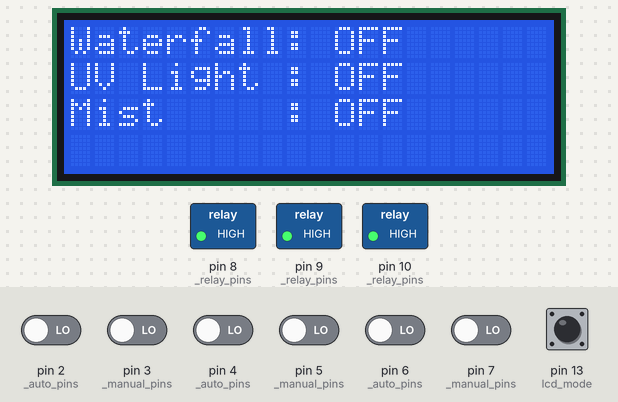
Simulated run of this sketch. Board: Arduino Uno, built with avr-gcc and run on an emulated ATmega328P. On the bench: 20×4 character LCD, switched loads named in the sketch (green lamp = pin HIGH). The inputs (shaded band) are chosen by the test bench; at power-on: pin 13 (lcd_mode) HIGH, pin 2 (_auto_pins), pin 3 (_manual_pins), pin 4 (_auto_pins), pin 5 (_manual_pins), pin 6 (_auto_pins), pin 7 (_manual_pins) LOW. The local clock reads 2024-03-15 10:24:30 at power-on unless the sketch sets it; what the sketch prints to the serial monitor is not drawn.

Above: at 1.2 s.
1.3 s: pin 2 (_auto_pins) driven HIGH
At 1.9 s:
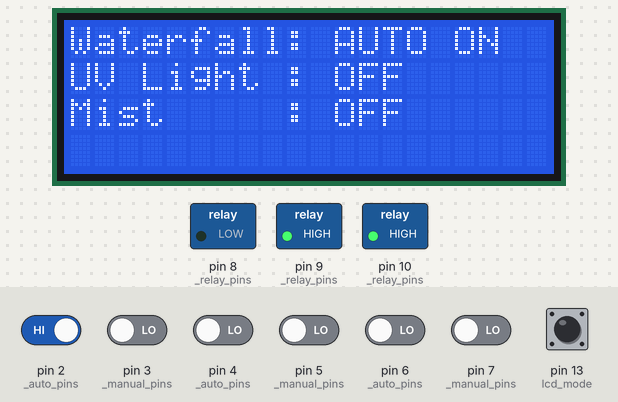
2.8 s: pin 4 (_auto_pins) driven HIGH
At 4.0 s:
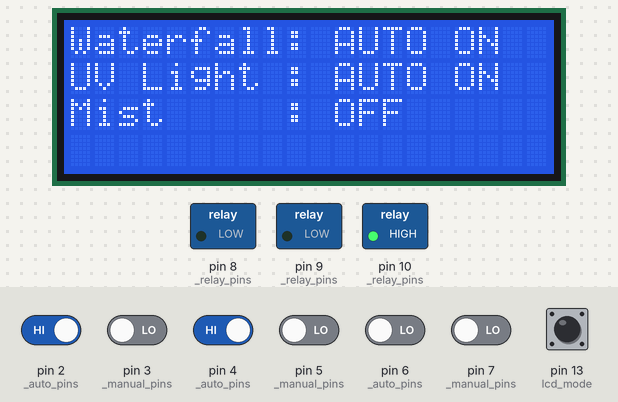
4.3 s: pin 7 (_manual_pins) driven HIGH
At 4.8 s:
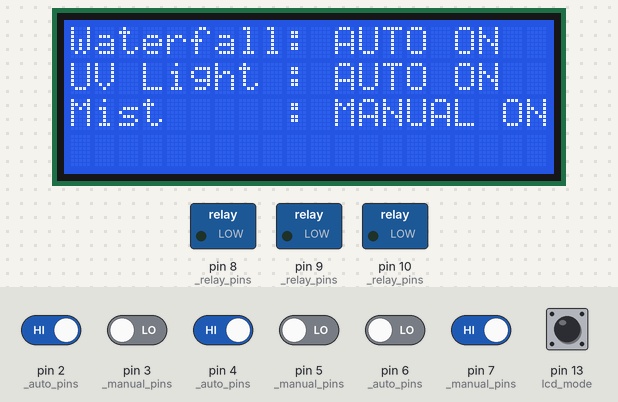
5.8 s: pin 2 (_auto_pins) driven LOW
At 6.2 s:
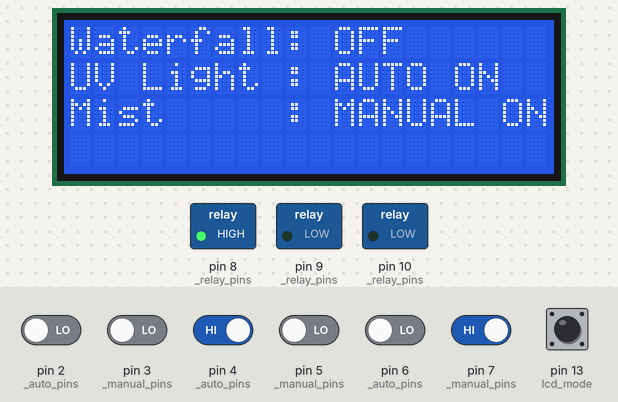
7.3 s: pin 4 (_auto_pins) driven LOW
At 8.3 s:
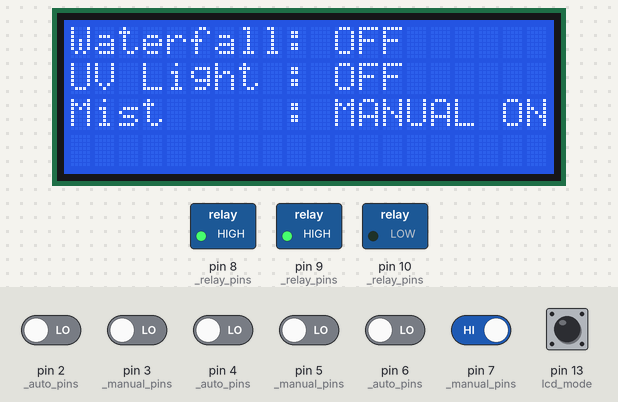
8.8 s: pin 3 (_manual_pins) driven HIGH
At 9.7 s:
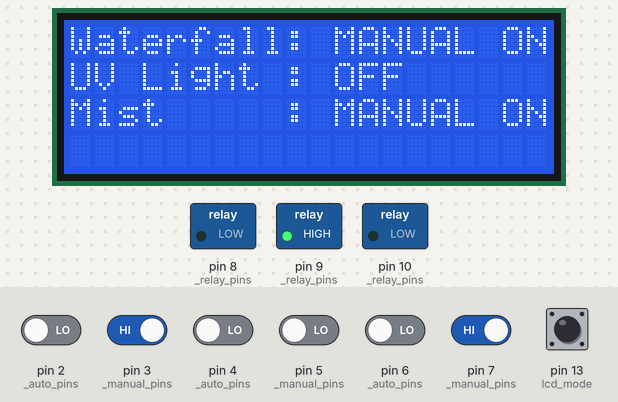
Timing chart, 0 to 11.3 s (numbered marks = the images above; inputs shaded):
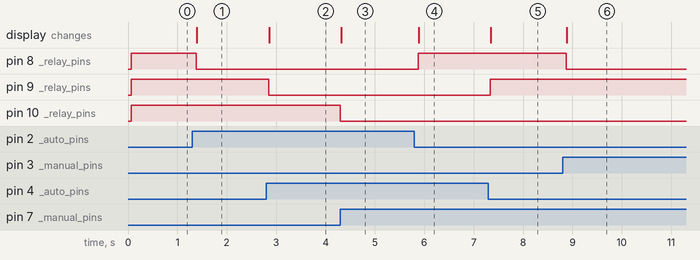

Measured:
- after the input at 1.3 s, pin 8 (_relay_pins): HIGH → LOW after 0.08 s; the display: changes after 0.09 s (image 1)
- after the input at 2.8 s, pin 9 (_relay_pins): HIGH → LOW after 0.05 s; the display: changes after 0.06 s (image 2)
- after the input at 4.3 s, pin 10 (_relay_pins): HIGH → LOW at once; the display: changes at once (image 3)
- after the input at 5.8 s, pin 8 (_relay_pins): LOW → HIGH after 0.07 s; the display: changes after 0.09 s (image 4)
- after the input at 7.3 s, pin 9 (_relay_pins): LOW → HIGH at once; the display: changes after 0.05 s (image 5)
- after the input at 8.8 s, pin 8 (_relay_pins): HIGH → LOW after 0.08 s; the display: changes after 0.09 s (image 6)

The sketch:

hood_control.ino
```cpp
// Relays are active low (set pins to low to turn relay on)
#include <Wire.h>
#include "RTClib.h"
#include "relay.h"
#include "constants.h"
#include "sun.h"
#include <LiquidCrystal.h>
LiquidCrystal lcd(12, 11, A0, A1, A2, A3);

// print to serial port
#define debugprint Serial.print
#define debugprintln Serial.println
// turn of printing
//#define debugprint //
//#define debugprintln //

RTC_DS1307 RTC;
//DateTime now = RTC.now();

void rtc_setup();
void print_time();
void lcd_print();

//void auto_mode(int relay_ID, int relay_pin);

//============ SETUP ================
void setup() {
  Serial.begin(57600);
  lcd.clear();
  lcd.begin(20,4);
  //setup pins
  pin_setup();
  debugprintln("Pins setup");
  //set up RTC
  rtc_setup();
  debugprintln("RTC setup");
}

//=========== MAIN LOOP ==============
void loop() {
  DateTime now = RTC.now();
  if (now.day() != sun->today){
    debugprintln("Enjoy the new day!");
    debugprint("It is now ");
    print_time();

    // screen would go funky after midnight I think, so  hopfully this will help
    lcd.clear();
    delay(100);

    sun->day_of_year = days_in_month[now.month()-1] + now.day();
    sun->rise = A[0]*sin(B*(sun->day_of_year - C[0]))+D[0];
    sun->set = A[1]*sin(B*(sun->day_of_year - C[1]))+D[1];
    sun->today = now.day();
    morning_misted = false;
    evening_misted = false;
    debugprint("Today's sunrise time: ");
    debugprintln(sun->rise);
    debugprint("Today's sunset time: ");
    debugprintln(sun->set);
  }

  //-------------check switch state
  for (int ii=0; ii<3; ii++){
    switch_state(ii);
  }

  lcd_print();
  delay(100); // delay for switch debouncing and to see lcd
}

//================================ Functions ==========================================
void rtc_setup(){
  // Set RTC
  Wire.begin();
  RTC.begin();
  DateTime now = RTC.now();

  if (! RTC.isrunning()) {
    debugprintln("RTC is NOT running!");
    // following line sets the RTC to the date & time this sketch was compiled
    RTC.adjust(DateTime(__DATE__, __TIME__));
  }

  // set sun variables
  sun->day_of_year = days_in_month[now.month()-1] + now.day();
  sun->rise = A[0]*sin(B*(sun->day_of_year - C[0]))+D[0];
  sun->set = A[1]*sin(B*(sun->day_of_year - C[1]))+D[1];
  sun->today = now.day();

  debugprint("Today's sunrise time: ");
  debugprint(floor(sun->rise/60));
  debugprint(":");
  debugprintln(sun->rise%60);

  debugprint("Today's sunset time: ");
  debugprint(floor(sun->set/60));
  debugprint(":");
  debugprintln(sun->set%60);
}

void print_time(){
  DateTime now = RTC.now();
  debugprint(now.year(), DEC);
  debugprint('/');
  debugprint(now.month(), DEC);
  debugprint('/');
  debugprint(now.day(), DEC);
  debugprint(' ');
  debugprint(now.hour(), DEC);
  debugprint(':');
  debugprint(now.minute(), DEC);
  debugprint(':');
  debugprint(now.second(), DEC);
  //debugprintln("--------------------------------------");
}

void auto_mode(int relay_ID, int relay_pin) {
  DateTime now = RTC.now();
  sun->current_minutes = now.hour() * 60 + now.minute();
  debugprint("Current minute of the day: ");
  debugprintln(sun->current_minutes);

  // Check which relay is being switched
  switch (relay_ID){
    // ---------WATERFALL AUTO MODE---------
    case 0:
      debugprintln("WATERFALL AUTO CASE ACTIVATED");
      if (sun->current_minutes > sun->rise && sun->current_minutes < sun->set){
        digitalWrite(relay_pin, LOW); //active low relays
      }
      else {
        digitalWrite(relay_pin, HIGH);
      }
      break;

    // ------------UV AUTO MODE-------------
    case 1:
      debugprintln("UV AUTO CASE ACTIVATED");
      if (sun->current_minutes > sun->rise && sun->current_minutes < sun->set){
        digitalWrite(relay_pin, LOW); //active low relays
      }
      else {
        digitalWrite(relay_pin, HIGH);
      }
      break;

    // -----------MIST AUTO MODE------------
    case 2:
      debugprintln("MIST AUTO CASE ACTIVATED");
      if (sun->current_minutes > sun->rise && morning_misted == false) {   //morning misting
        digitalWrite(relay_pin, LOW); //active low relays
        delay(mist_length);
        digitalWrite(relay_pin, HIGH);
        morning_misted = true;
      }
      else if (sun->current_minutes > sun->set && evening_misted == false) { //evening misting
        digitalWrite(relay_pin, LOW); //active low relays
        delay(mist_length);
        digitalWrite(relay_pin, HIGH);
        evening_misted = true;
      }
      // boolean misted gets reset at start of new day in main loop
      break;

    // ---default if no other case matches---
    default:
      debugprintln("ERROR: AUTO MODE - NO CASE MATCH");
      digitalWrite(relay_pin, HIGH);
      break;
  }
}

void lcd_print() {
  DateTime now = RTC.now();
  if(digitalRead(lcd_mode) == LOW){ // print default screen
    if(lcd_switch == 1){
      lcd.clear();
      lcd_switch = 0;
    }
    lcd.setCursor(0,0);
    lcd.print("Property of Skittles");

    // Date and Time
    lcd.setCursor(0,1);
    lcd.print(now.year(), DEC);
    lcd.print('/');
    lcd.print(now.month(), DEC);
    lcd.print('/');
    lcd.print(now.day(), DEC);
    lcd.print(' ');
    lcd.print(now.hour(), DEC);
    lcd.print(':');
    lcd.print(now.minute(), DEC);
    lcd.print(':');
    lcd.print(now.second(), DEC);

    // Sunrise time
    lcd.setCursor(0,2);
    lcd.print("Sunrise:   ");
    lcd.print(floor(sun->rise/60));
    lcd.setCursor(12,2);
    lcd.print(":");
    lcd.print(sun->rise%60);

    // Sunset time
    lcd.setCursor(0,3);
    lcd.print("Sunset :  ");
    lcd.print(floor(sun->set/60));
    lcd.setCursor(12,3);
    lcd.print(":");
    lcd.print(sun->set%60);
  }
  else{
    if(lcd_switch == 0 || switch_case_sum != waterfall->switch_case + uv->switch_case + mist->switch_case ){
      lcd.clear();
      lcd_switch = 1;
    }

    lcd.setCursor(0,0);
    lcd.print("Waterfall: ");
    lcd.print(switch_status[waterfall->switch_case]);

    lcd.setCursor(0,1);
    lcd.print("UV Light : ");
    lcd.print(switch_status[uv->switch_case]);

    lcd.setCursor(0,2);
    lcd.print("Mist     : ");
    lcd.print(switch_status[mist->switch_case]);

    switch_case_sum = waterfall->switch_case + uv->switch_case + mist->switch_case ;
  }
}
```

constants.h
```cpp
#ifndef CONSTANTS
#define CONSTANTS

#include <Arduino.h>
#include "relay.h"

// RTC constants
//static volatile int today = 0;
//static volatile int day_of_year = 0;
static const int days_in_month[] = {0, 31, 60, 91, 121, 152, 182, 213, 244, 274, 305, 335};
//static volatile current_minutes = 0;

// Sunrise / set constants
// sunrise (0) and set (1) variables
static const int late_sun[] = {7*60 + 35, 21*60 + 7};
static const int early_sun[] = {5*60 + 41, 16*60 + 46};
//static volatile float sunrise = 0;
//static volatile float sunset = 0;

// Sin constants
static const float A[] = {floor((late_sun[0] - early_sun[0]) / 2.0), floor((late_sun[1] - early_sun[1]) / 2.0)};  // amplitude
static const float B =  2.0*3.14159 / 365.0;                                                                      // period
//x = 355                                                                                                         // CURRENT DAY
static const float C[] = {264, 81};                                                                               // day offset
static const float D[] = {early_sun[0], early_sun[1]};                                                            // time offset

// Relay and pin constants
static const int _auto_pins[] = {2,4,6};
static const int _manual_pins[] = {3,5,7};
static const int _relay_pins[] = {8,9,10};
static volatile int _switch_cases[] = {2,2,2}; //0 auto, 1 manual, 2 off, 3 error
static const char* switch_status[] = {"AUTO ON","MANUAL ON","OFF","ERROR: RELAY SWITCH NOT READ"};
static const char* switch_label[] = {"Waterfall","UV Light","Mist"};
static const int lcd_mode = 13;

// Other constants
static const int mist_length = 15000; //in mseconds
static volatile bool morning_misted = false;
static volatile bool evening_misted = false;
static volatile int lcd_switch = 0;
static volatile int switch_case_sum = 0; //sum cases for lcd printing to know to refresh screen if switch has been changed

#endif
```

relay.cpp
```cpp
#include "relay.h"
#include "constants.h"

volatile relay* waterfall = new relay();
volatile relay* uv = new relay();
volatile relay* mist = new relay();
volatile relay* r_array[3] = {waterfall, uv, mist}; //right to left on hood, in order of closest -> furthest from user

void pin_setup(){
  for (int ii = 0; ii< 3; ii++){
    volatile relay* r = r_array[ii];
    r->ID = ii;
    r->auto_pin = _auto_pins[ii];
    r->manual_pin = _manual_pins[ii];
    r->relay_pin = _relay_pins[ii];
    r->switch_case = _switch_cases[ii];
  }

  for (int ii=0; ii<3; ii++){
    pinMode(r_array[ii]->auto_pin, INPUT);
    pinMode(r_array[ii]->manual_pin, INPUT);
    pinMode(r_array[ii]->relay_pin, OUTPUT);

    digitalWrite(r_array[ii]->relay_pin, HIGH);
  }
  pinMode(lcd_mode, INPUT); //lcd print mode 1 or 2
}

// Checks state of switches
void switch_state(int relay_ID) {
  volatile relay* r = r_array[relay_ID];
  if(digitalRead(r->auto_pin)==HIGH){ //automate day night cycle
     //switch_status = "AUTO ON RELAY ";
     r->switch_case = 0;
     auto_mode(relay_ID, r->relay_pin);
  }
  else if(digitalRead(r->manual_pin)==HIGH){ //turn it on
    //switch_status = "MANUAL ON RELAY ";
    r->switch_case = 1;
    digitalWrite(r->relay_pin, LOW); //active low relays
  }
  else if(digitalRead(r->manual_pin)==LOW && digitalRead(r->auto_pin)==LOW){ //turn it off
    //switch_status = "OFF RELAY ";
    r->switch_case = 2;
    digitalWrite(r->relay_pin, HIGH);
  }
  else{
    //switch_status = "ERROR: RELAY SWITCH NOT READ";
    r->switch_case = 3;
    digitalWrite(r->relay_pin, HIGH);
  }

  // check if switch state has changed
  if (r->switch_case != _switch_cases[relay_ID]) {
    Serial.print(switch_status[r->switch_case]);
    Serial.println(switch_label[relay_ID]);
    _switch_cases[relay_ID] = r->switch_case;
  }
}
```

relay.h
```cpp
#ifndef RELAY
#define RELAY

#include <Arduino.h>

// relay struct
typedef struct {    //struct for relay auto/manual/off control
  int ID;
  int auto_pin;
  int manual_pin;
  int relay_pin;
  int switch_case;
} relay;

extern volatile relay* waterfall;
extern volatile relay* uv;
extern volatile relay* mist;
extern volatile relay* r_array[3]; //right to left on hood, in order of closest -> furthest from user

void switch_state(int relay_ID);
void pin_setup();
void auto_mode(int relay_ID, int relay_pin);
#endif
```

sun.cpp
```cpp
#include "sun.h"

volatile Sun* sun = new Sun();
```

sun.h
```cpp
#ifndef SUN
#define SUN

#include <Arduino.h>

// sunrise/set struct
typedef struct {    //struct for relay auto/manual/off control
  int today;
  int day_of_year;
  int current_minutes;
  int rise;
  int set;
} Sun;

extern volatile Sun* sun;

#endif
```
